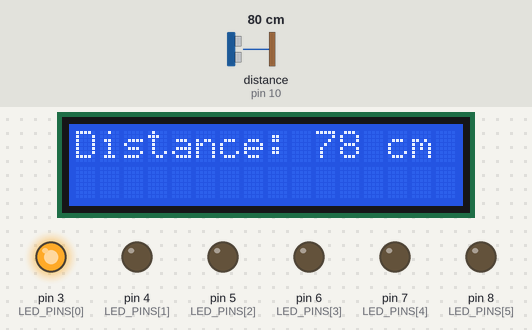
Bench run of a sketch on a simulated Arduino Uno, built with avr-gcc and run on an emulated ATmega328P. On the bench: 16×2 character LCD, output pins drawn as LEDs (lit = HIGH). Wiring (inferred from the names in the program): ultrasonic range finder: trigger pin 9; echo pin 10. The test bench sets the inputs (shaded band); at power-on: distance to the obstacle (sensor on pin 10) 80 cm. The echo pulse lasts 58.3 µs per cm; pins used as bus, display or sensor lines are not drawn.

Above: at 1.7 s.
1.8 s: distance to the obstacle (sensor on pin 10) set to 35 cm
At 2.5 s:
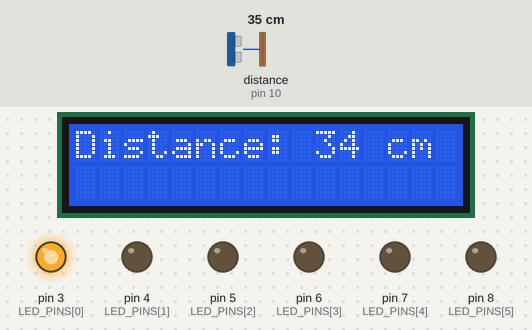
3.3 s: distance to the obstacle (sensor on pin 10) set to 28 cm
At 4.5 s:
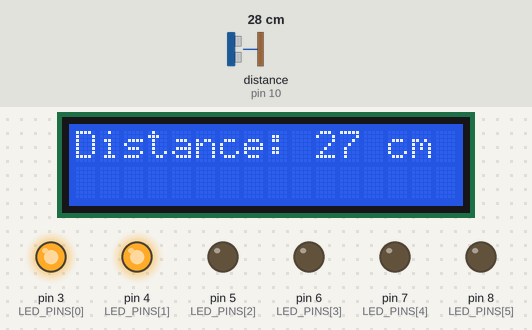
4.8 s: distance to the obstacle (sensor on pin 10) set to 25 cm
At 5.3 s:
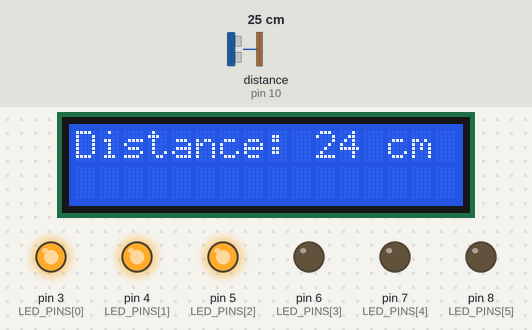
6.3 s: distance to the obstacle (sensor on pin 10) set to 18 cm
At 6.9 s:
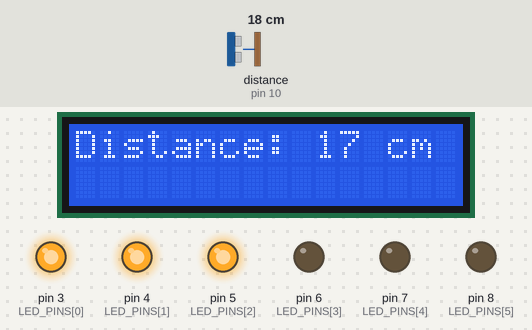
7.8 s: distance to the obstacle (sensor on pin 10) set to 15 cm
At 8.6 s:
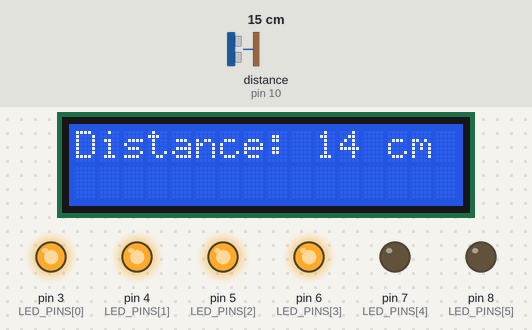
9.3 s: distance to the obstacle (sensor on pin 10) set to 2 cm
At 10.1 s:
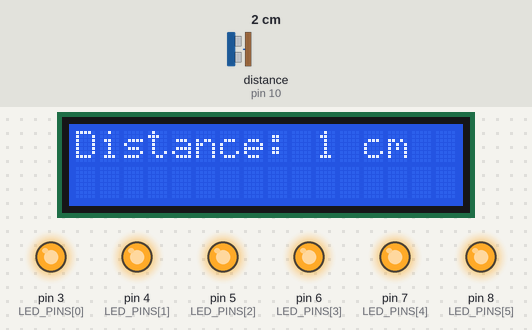
Timing chart, 0 to 11.8 s (numbered marks = the images above; inputs shaded):
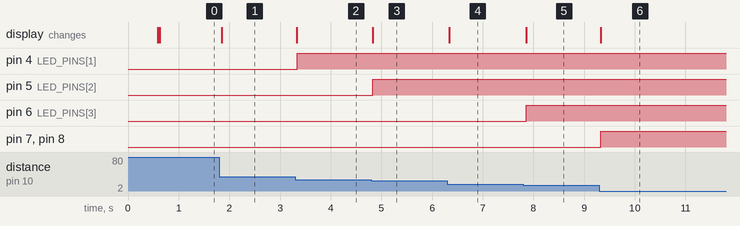

The sketch:

Garage_Sensor_With_LED.ino
```cpp
#include <Wire.h>
#include <LiquidCrystal_I2C.h> //LCD Library
// Defines the total number of threshold LED sets (see below).
#define MAX 6
// Defines distances when each LED set light up (green to red).
const int LED_THRESHOLDS[MAX] = { 100, 30, 25, 15, 12, 9 };
const int LED_PINS[MAX] = { 3, 4, 5, 6, 7, 8 };

LiquidCrystal_I2C lcd(0x27, 16, 2);

const int trigPin = 9;
const int echoPin = 10;

void setup()
{
  lcd.init();
  lcd.backlight();
  pinMode( trigPin, OUTPUT );
  pinMode( echoPin, INPUT );
  for ( int led = 0;  led < MAX;  ++led )
  {
    pinMode( LED_PINS[led], OUTPUT );
  }
  digitalWrite( 3, HIGH );
  lcd.setCursor( 0, 0 );
  lcd.print( "Parking System" );
  delay( 500 );
  lcd.setCursor( 0, 0 );
  lcd.print( "Ready........." );
}

// Determine distance to the vehicle & return it in cm.
// @return the calculated distance to the vehicle in cm
int getDistance()
{
  long duration;
  digitalWrite(trigPin, LOW);
  delayMicroseconds(2);
  digitalWrite(trigPin, HIGH);
  delayMicroseconds(10);
  digitalWrite(trigPin, LOW);
  duration = pulseIn(echoPin, HIGH);
  return duration * 0.034 / 2;
}

// Show the given distance value using colored LCDs.
void lcdShowDistance( int distanceCm )
{
  lcd.setCursor(0, 0); // set to LCD upper left corner
  lcd.print("Distance: "); // Prints string "Distance" on the LCD
  lcd.print(distanceCm); // Prints the distance value from the sensor
  lcd.print( " cm  " );
  delay(10);
}

// Show the given distance value using colored LEDs.
// Dependencies:
//    LED_THRESHOLDS -indicates LED light up values;
// @param distanceCm -the distance value to use in
//                    choosing which LEDs are turned on.

void ledShowDistance( int distanceCm )
{
  for (int thisPin = 1; thisPin < MAX; thisPin++)
  {
    //turn off all pins except pin 1
    digitalWrite (LED_PINS[thisPin], LOW);
  }
  if (distanceCm > LED_THRESHOLDS[0])
  {
    return;
  }
  for (int  thresh = 1; thresh < MAX; thresh++)
  {
    if (distanceCm > LED_THRESHOLDS[thresh])
      return;
    digitalWrite (LED_PINS[thresh], HIGH);
  }
}

// Main Arduino Loop
void loop()
{
  int distance = getDistance();
  lcdShowDistance( distance );
  ledShowDistance( distance );
}
```

Measured:
- the behaviour switches between 32 and 31 cm on distance to the obstacle (sensor on pin 10) (found by bisection; images 1 and 2)
- the behaviour switches between 27 and 26 cm on distance to the obstacle (sensor on pin 10) (found by bisection; images 2 and 3)
- the behaviour switches between 17 and 16 cm on distance to the obstacle (sensor on pin 10) (found by bisection; images 4 and 5)
- after the input at 1.8 s, the display: changes after 0.05 s (image 1)
- after the input at 3.3 s, pin 4 (LED_PINS[1]): LOW → HIGH at once; the display: changes at once (image 2)
- after the input at 4.8 s, pin 5 (LED_PINS[2]): LOW → HIGH at once; the display: changes at once (image 3)
- after the input at 6.3 s, the display: changes at once (image 4)
- after the input at 7.8 s, pin 6 (LED_PINS[3]): LOW → HIGH after 0.05 s; the display: changes after 0.05 s (image 5)
- after the input at 9.3 s, pin 7 (LED_PINS[4]), pin 8 (LED_PINS[5]): LOW → HIGH at once; the display: changes at once (image 6)
